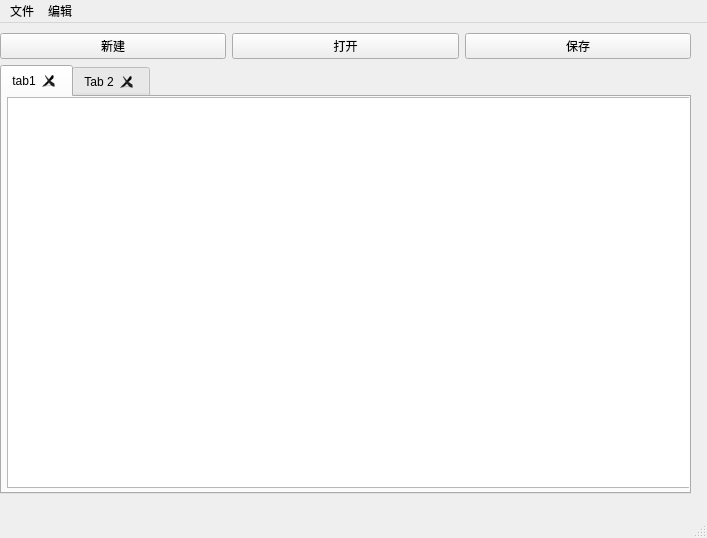
<?xml version="1.0" encoding="UTF-8"?>
<ui version="4.0">
 <class>kdPad</class>
 <widget class="QMainWindow" name="kdPad">
  <property name="geometry">
   <rect>
    <x>0</x>
    <y>0</y>
    <width>707</width>
    <height>538</height>
   </rect>
  </property>
  <property name="windowTitle">
   <string>kdPad</string>
  </property>
  <widget class="QWidget" name="centralwidget">
   <widget class="QWidget" name="verticalLayoutWidget">
    <property name="geometry">
     <rect>
      <x>0</x>
      <y>10</y>
      <width>691</width>
      <height>461</height>
     </rect>
    </property>
    <layout class="QVBoxLayout" name="verticalLayout">
     <property name="sizeConstraint">
      <enum>QLayout::SetMaximumSize</enum>
     </property>
     <item>
      <layout class="QHBoxLayout" name="toolBar">
       <item>
        <widget class="QPushButton" name="newFile">
         <property name="text">
          <string>新建</string>
         </property>
        </widget>
       </item>
       <item>
        <widget class="QPushButton" name="openFile">
         <property name="text">
          <string>打开</string>
         </property>
        </widget>
       </item>
       <item>
        <widget class="QPushButton" name="saveFile">
         <property name="text">
          <string>保存</string>
         </property>
        </widget>
       </item>
      </layout>
     </item>
     <item>
      <widget class="QTabWidget" name="tabBar">
       <property name="enabled">
        <bool>true</bool>
       </property>
       <property name="currentIndex">
        <number>0</number>
       </property>
       <property name="elideMode">
        <enum>Qt::ElideLeft</enum>
       </property>
       <property name="usesScrollButtons">
        <bool>true</bool>
       </property>
       <property name="documentMode">
        <bool>false</bool>
       </property>
       <property name="tabsClosable">
        <bool>true</bool>
       </property>
       <property name="movable">
        <bool>true</bool>
       </property>
       <widget class="QWidget" name="tab1">
        <property name="accessibleName">
         <string/>
        </property>
        <attribute name="title">
         <string>tab1</string>
        </attribute>
        <widget class="QTextEdit" name="te1">
         <property name="geometry">
          <rect>
           <x>5</x>
           <y>0</y>
           <width>691</width>
           <height>391</height>
          </rect>
         </property>
        </widget>
       </widget>
       <widget class="QWidget" name="tab2">
        <attribute name="title">
         <string>Tab 2</string>
        </attribute>
       </widget>
      </widget>
     </item>
    </layout>
   </widget>
  </widget>
  <widget class="QMenuBar" name="menubar">
   <property name="geometry">
    <rect>
     <x>0</x>
     <y>0</y>
     <width>707</width>
     <height>33</height>
    </rect>
   </property>
   <widget class="QMenu" name="menuFile">
    <property name="title">
     <string>文件</string>
    </property>
   </widget>
   <widget class="QMenu" name="menuEdit">
    <property name="title">
     <string>编辑</string>
    </property>
   </widget>
   <addaction name="menuFile"/>
   <addaction name="menuEdit"/>
  </widget>
  <widget class="QStatusBar" name="statusbar">
   <property name="toolTip">
    <string>状态栏</string>
   </property>
   <property name="statusTip">
    <string>状态栏</string>
   </property>
   <property name="whatsThis">
    <string>状态栏</string>
   </property>
  </widget>
 </widget>
 <resources/>
 <connections/>
</ui>
